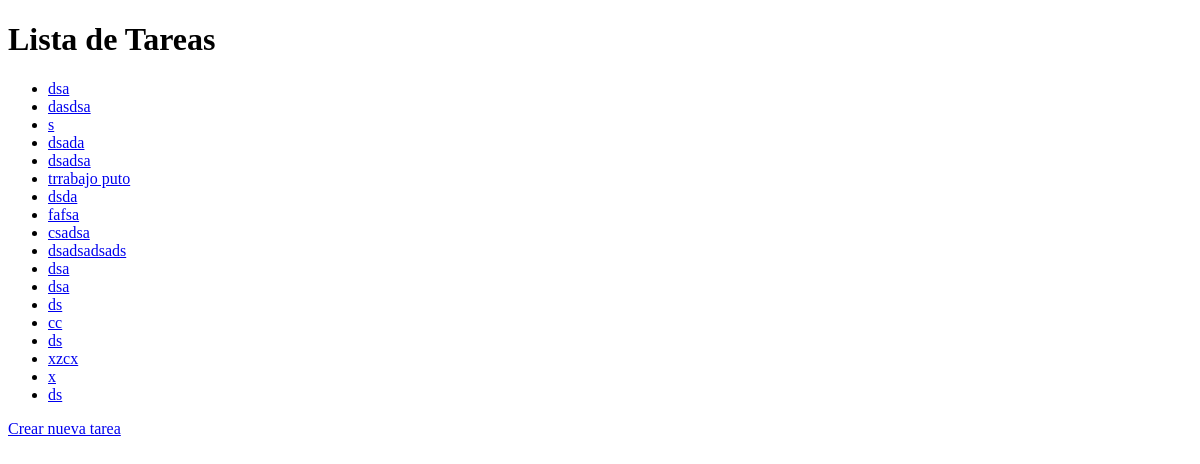
Before: / with the older database file.
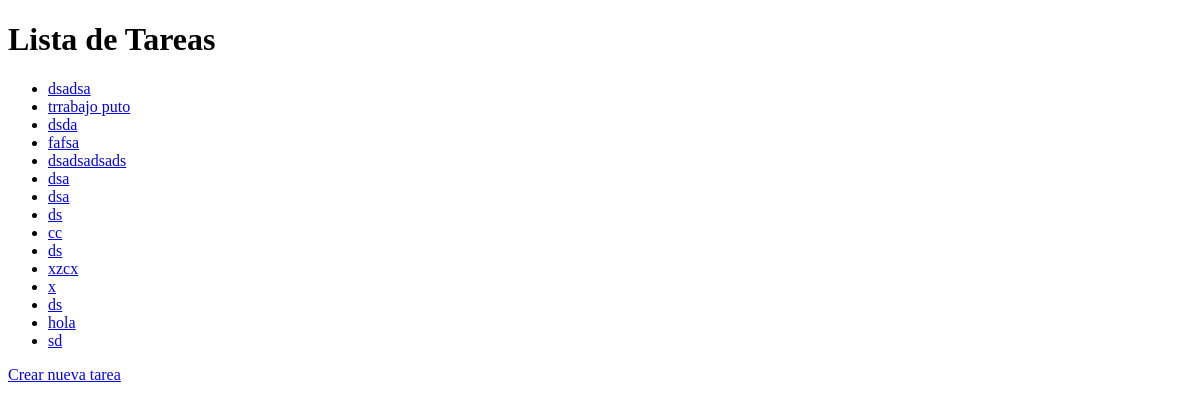
After: the same page with the newer database file.
### tarea/models.py (models this page shows, shortened)
class Tarea(models.Model):
    titulo = models.CharField(max_length=150)
    descripcion = models.TextField(max_length=500)
    fecha_inicio = models.DateTimeField(auto_now_add=True)
    completado=models.BooleanField(default=False)

### tarea/views.py (the view)
# urls.py: path('', views.lista_tareas, name='lista_tareas'),
def lista_tareas(request):
    tareas = Tarea.objects.all()
    return render (request,'tarea/lista_tareas.html',{'tareas': tareas})

### tarea/templates/tarea/lista_tareas.html (shortened to what this page needs)
<!DOCTYPE html>
<html lang="en">
<head>
</head>
<body>
    <h1>Lista de Tareas</h1>
    <ul>
        {% for tarea in tareas %}
            <li>
                <a href="{% url 'detalle_tarea' tarea.pk %}">{{ tarea.titulo }}</a>
            </li>
        {% empty %}
            <li>No hay tareas.</li>
        {% endfor %}
    </ul>
    <a href="{% url 'crear_tarea' %}">Crear nueva tarea</a>
</body>
</html>

Changed rows visible on the page:
removed Tarea: titulo "dsa"
removed Tarea: titulo "dasdsa"
removed Tarea: titulo "s"
removed Tarea: titulo "dsada"
removed Tarea: titulo "csadsa"
added Tarea: titulo "hola"
added Tarea: titulo "sd"
